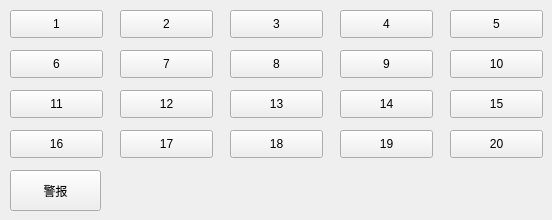
    <widget class="QWidget" name="tab_1">
     <attribute name="title">
      <string>电梯1</string>
     </attribute>
     <widget class="QPushButton" name="pushButton101">
      <property name="geometry">
       <rect>
        <x>10</x>
        <y>10</y>
        <width>93</width>
        <height>28</height>
       </rect>
      </property>
      <property name="text">
       <string>1</string>
      </property>
      <property name="autoDefault">
       <bool>false</bool>
      </property>
     </widget>
     <widget class="QPushButton" name="pushButton102">
      <property name="geometry">
       <rect>
        <x>120</x>
        <y>10</y>
        <width>93</width>
        <height>28</height>
       </rect>
      </property>
      <property name="text">
       <string>2</string>
      </property>
     </widget>
     <widget class="QPushButton" name="pushButton103">
      <property name="geometry">
       <rect>
        <x>230</x>
        <y>10</y>
        <width>93</width>
        <height>28</height>
       </rect>
      </property>
      <property name="text">
       <string>3</string>
      </property>
     </widget>
     <widget class="QPushButton" name="pushButton104">
      <property name="geometry">
       <rect>
        <x>340</x>
        <y>10</y>
        <width>93</width>
        <height>28</height>
       </rect>
      </property>
      <property name="text">
       <string>4</string>
      </property>
     </widget>
     <widget class="QPushButton" name="pushButton105">
      <property name="geometry">
       <rect>
        <x>450</x>
        <y>10</y>
        <width>93</width>
        <height>28</height>
       </rect>
      </property>
      <property name="text">
       <string>5</string>
      </property>
     </widget>
     <widget class="QPushButton" name="pushButton106">
      <property name="geometry">
       <rect>
        <x>10</x>
        <y>50</y>
        <width>93</width>
        <height>28</height>
       </rect>
      </property>
      <property name="text">
       <string>6</string>
      </property>
     </widget>
     <widget class="QPushButton" name="pushButton111">
      <property name="geometry">
       <rect>
        <x>10</x>
        <y>90</y>
        <width>93</width>
        <height>28</height>
       </rect>
      </property>
      <property name="text">
       <string>11</string>
      </property>
     </widget>
     <widget class="QPushButton" name="pushButton116">
      <property name="geometry">
       <rect>
        <x>10</x>
        <y>130</y>
        <width>93</width>
        <height>28</height>
       </rect>
      </property>
      <property name="text">
       <string>16</string>
      </property>
     </widget>
     <widget class="QPushButton" name="pushButton107">
      <property name="geometry">
       <rect>
        <x>120</x>
        <y>50</y>
        <width>93</width>
        <height>28</height>
       </rect>
      </property>
      <property name="text">
       <string>7</string>
      </property>
     </widget>
     <widget class="QPushButton" name="pushButton112">
      <property name="geometry">
       <rect>
        <x>120</x>
        <y>90</y>
        <width>93</width>
        <height>28</height>
       </rect>
      </property>
      <property name="text">
       <string>12</string>
      </property>
     </widget>
     <widget class="QPushButton" name="pushButton117">
      <property name="geometry">
       <rect>
        <x>120</x>
        <y>130</y>
        <width>93</width>
        <height>28</height>
       </rect>
      </property>
      <property name="text">
       <string>17</string>
      </property>
     </widget>
     <widget class="QPushButton" name="pushButton108">
      <property name="geometry">
       <rect>
        <x>230</x>
        <y>50</y>
        <width>93</width>
        <height>28</height>
       </rect>
      </property>
      <property name="text">
       <string>8</string>
      </property>
     </widget>
     <widget class="QPushButton" name="pushButton113">
      <property name="geometry">
       <rect>
        <x>230</x>
        <y>90</y>
        <width>93</width>
        <height>28</height>
       </rect>
      </property>
      <property name="text">
       <string>13</string>
      </property>
     </widget>
     <widget class="QPushButton" name="pushButton118">
      <property name="geometry">
       <rect>
        <x>230</x>
        <y>130</y>
        <width>93</width>
        <height>28</height>
       </rect>
      </property>
      <property name="text">
       <string>18</string>
      </property>
     </widget>
     <widget class="QPushButton" name="pushButton109">
      <property name="geometry">
       <rect>
        <x>340</x>
        <y>50</y>
        <width>93</width>
        <height>28</height>
       </rect>
      </property>
      <property name="text">
       <string>9</string>
      </property>
     </widget>
     <widget class="QPushButton" name="pushButton114">
      <property name="geometry">
       <rect>
        <x>340</x>
        <y>90</y>
        <width>93</width>
        <height>28</height>
       </rect>
      </property>
      <property name="text">
       <string>14</string>
      </property>
     </widget>
     <widget class="QPushButton" name="pushButton119">
      <property name="geometry">
       <rect>
        <x>340</x>
        <y>130</y>
        <width>93</width>
        <height>28</height>
       </rect>
      </property>
      <property name="text">
       <string>19</string>
      </property>
     </widget>
     <widget class="QPushButton" name="pushButton110">
      <property name="geometry">
       <rect>
        <x>450</x>
        <y>50</y>
        <width>93</width>
        <height>28</height>
       </rect>
      </property>
      <property name="text">
       <string>10</string>
      </property>
     </widget>
     <widget class="QPushButton" name="pushButton115">
      <property name="geometry">
       <rect>
        <x>450</x>
        <y>90</y>
        <width>93</width>
        <height>28</height>
       </rect>
      </property>
      <property name="text">
       <string>15</string>
      </property>
     </widget>
     <widget class="QPushButton" name="pushButton120">
      <property name="geometry">
       <rect>
        <x>450</x>
        <y>130</y>
        <width>93</width>
        <height>28</height>
       </rect>
      </property>
      <property name="text">
       <string>20</string>
      </property>
     </widget>
     <widget class="QPushButton" name="alarm1">
      <property name="geometry">
       <rect>
        <x>10</x>
        <y>170</y>
        <width>91</width>
        <height>41</height>
       </rect>
      </property>
      <property name="styleSheet">
       <string notr="true"/>
      </property>
      <property name="text">
       <string>警报</string>
      </property>
     </widget>
    </widget>
